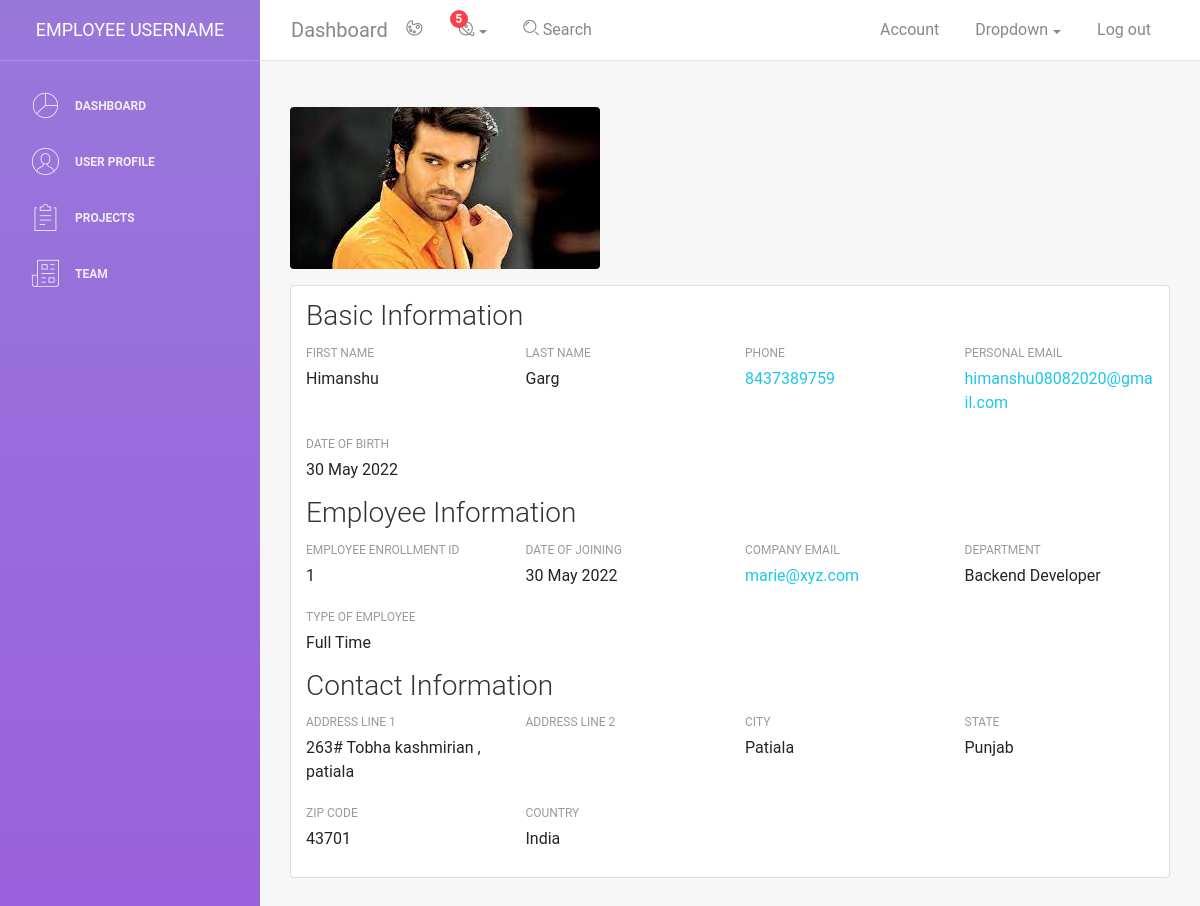
Screenshot of /employee/profile/1 with the database file from the repository.
### staff/models.py (models this page shows, shortened)
class Employee(AbstractUser):
    email = models.EmailField(unique=True)
    username = None
    employee_id = models.IntegerField(unique=True, default=0)
    image = models.ImageField(upload_to="profile", null=True)
    USERNAME_FIELD = 'email'
    REQUIRED_FIELDS = []
    date_joined = models.DateTimeField(default=timezone.now)
    phone_regex = RegexValidator( regex = r'^\d{10}$',message = "phone number should exactly be in 10 digits")
    phone = models.CharField(max_length=255, validators=[phone_regex], blank = True, null=True)  # you can set it unique = True
    department =  models.ForeignKey(Department, blank=True , default = None , null = True , on_delete=models.SET_NULL) #(choices=department_choices, default=0)
    credit_score = models.IntegerField(validators=[MinValueValidator(0),
                                  MaxValueValidator(100)] , default=0)
    address = models.ForeignKey(Address, on_delete=models.SET_NULL, null=True)
    team = models.ForeignKey('Team', blank=True , null=True, on_delete=models.SET_NULL)
    objects = CustomUserManager()

class Department(models.Model):
    name = models.CharField(max_length=30)

class Address(models.Model):
    address_line1 = models.CharField(_("address"), max_length=128)
    address_line2 = models.CharField(_("address2"), max_length=128, blank=True)
    city = models.CharField(_("city"), max_length=64, default="Zanesville")
    state = models.CharField(max_length=100, null=True)
    country = models.CharField("Country", max_length=50, null=True)
    zip_code = models.CharField(_("zip code"), max_length=7, default="43701")

### staff/views.py (the view)
# urls.py: path('profile/<int:id>', views.employee_detail, name='profile'),
def employee_detail(request, id):
    employee = Employee.objects.get(id = id)
    print(employee.image.url)
    context = {
        "employee":employee
    }
    return render(request , 'staff/employee_detail.html', context)

### staff/templates/staff/employee_detail.html (shortened to what this page needs)
{% extends "base.html" %}
{% block body %}
<div class="tab-content">
    <div role="tabpanel" class="tab-pane active" id="about">
        <img class="rounded rounded-circle my-3 d-block user" src="{{ employee.image.url }}" alt="{{ employee.first_name }}" />
        <div class="card pmd-card">
            <div class="card-body">
                <div class="details-tab">
                    <div class="d-flex flex-row align-items-center mb-2">
                        <h3 class="card-title media-body">Basic Information</h3>
                    </div>
                    <div class="row view-basic-card">
                            <div class="col-12 col-md-6 col-lg-3">
                                <label class="pmd-list-subtitle">First Name</label>
                                <p class="pmd-list-title">{{ employee.first_name }}</p>
                            </div>
                            <div class="col-12 col-md-6 col-lg-3">
                                <label class="pmd-list-subtitle">Last Name</label>
                                <p class="pmd-list-title">{{ employee.last_name }}</p>
                            </div>
                            <div class="col-12 col-md-6 col-lg-3">
                                <label class="pmd-list-subtitle">Phone</label>
                                <p class="pmd-list-title"><a href="tel:+91 98250 98250" title="+91 98250 98250">{{ employee.phone }}</a></p>
                            </div>
                            <div class="col-12 col-md-6 col-lg-3">
                                <label class="pmd-list-subtitle">Personal Email</label>
                                <p class="pmd-list-title"><a href="mailto:{{ employee.email }}" title="marie@xyz.com">{{ employee.email }}</a></p>
                            </div>
                            <div class="col-12 col-md-6 col-lg-3">
                                <label class="pmd-list-subtitle">Date of Birth</label>
                                <p class="pmd-list-title">{{ employee.date_joined|date:"d M Y" }}</p>
                            </div>
                        </div>
                </div>
                <div class="details-tab">
                    <div class="d-flex flex-row align-items-center mb-2">
                        <h3 class="card-title media-body">Employee Information</h3>
                    </div>
                    <div class="row view-employee-card">
                            <div class="col-12 col-md-6 col-lg-3">
                                <label class="pmd-list-subtitle">Employee Enrollment ID</label>
                                <p class="pmd-list-title">{{ employee.id }}</p>
                            </div>
                            <div class="col-12 col-md-6 col-lg-3">
                                <label class="pmd-list-subtitle">Date of Joining</label>
                                <p class="pmd-list-title">{{ employee.date_joined|date:"d M Y" }}</p>
                            </div>
                            <div class="col-12 col-md-6 col-lg-3">
                                <label class="pmd-list-subtitle">Company Email</label>
                                <p class="pmd-list-title"><a href="mailto:marie@xyz.com" title="marie@xyz.com">marie@xyz.com</a></p>
                            </div>
                            <div class="col-12 col-md-6 col-lg-3">
                                <label class="pmd-list-subtitle">Department</label>
                                <p class="pmd-list-title">{{ employee.department.name }}</p>
                            </div>
                            <div class="col-12 col-md-6 col-lg-3">
                                <label class="pmd-list-subtitle">Type of Employee</label>
                                <p class="pmd-list-title">Full Time</p>
                            </div>
                        </div>
                </div>
                <div class="details-tab">
                    <div class="d-flex flex-row align-items-center mb-2">
                        <h3 class="card-title media-body">Contact Information</h3>
                    </div>
                    <div class="row view-contact-card">
                        <div class="col-12 col-md-6 col-lg-3">
                            <label class="pmd-list-subtitle">Address Line 1</label>
                            <p class="pmd-list-title">{{ employee.address.address_line1 }}</p>
                        </div>
                        <div class="col-12 col-md-6 col-lg-3">
                            <label class="pmd-list-subtitle">Address Line 2</label>
                        </div>
                        <div class="col-12 col-md-6 col-lg-3">
                            <label class="pmd-list-subtitle">City</label>
                            <p class="pmd-list-title">{{ employee.address.city }}</p>
                        </div>
                        <div class="col-12 col-md-6 col-lg-3">
                            <label class="pmd-list-subtitle">State</label>
                            <p class="pmd-list-title">{{ employee.address.state }}</p>
                        </div>
                        <div class="col-12 col-md-6 col-lg-3">
                            <label class="pmd-list-subtitle">Zip Code</label>
                            <p class="pmd-list-title">{{ employee.address.zip_code }}</p>
                        </div>
                        <div class="col-12 col-md-6 col-lg-3">
                            <label class="pmd-list-subtitle">Country</label>
                            <p class="pmd-list-title">{{ employee.address.country }}</p>
                        </div>
                    </div>
                </div>
            </div>
        </div>
    </div>
</div>
{% endblock body %}

### rows the page displays
Employee: image (picture), first_name "Himanshu", last_name "Garg", phone "8437389759", email "himanshu08082020@gmail.com", date_joined "30 May 2022", id "1", department.name "Backend Developer", address.address_line1 "263# Tobha kashmirian , patiala", address.city "Patiala", address.state "Punjab", address.zip_code "43701", address.country "India"
